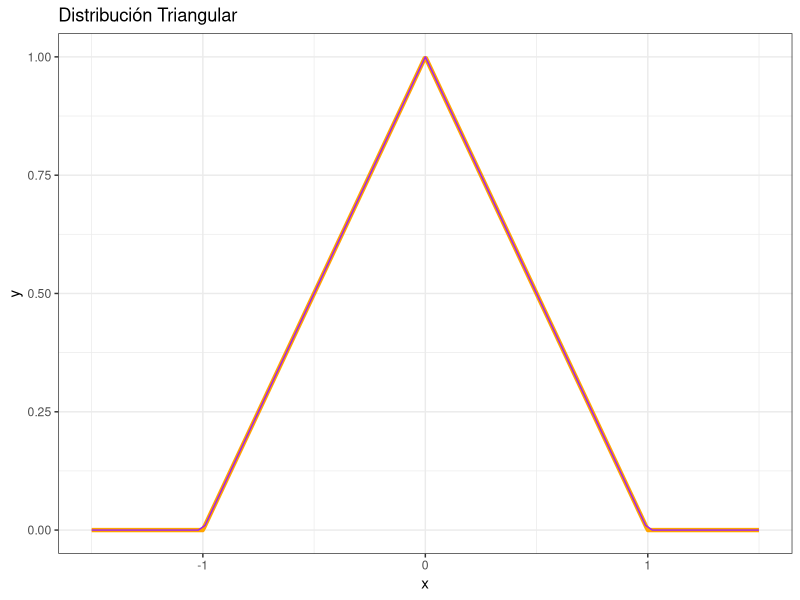
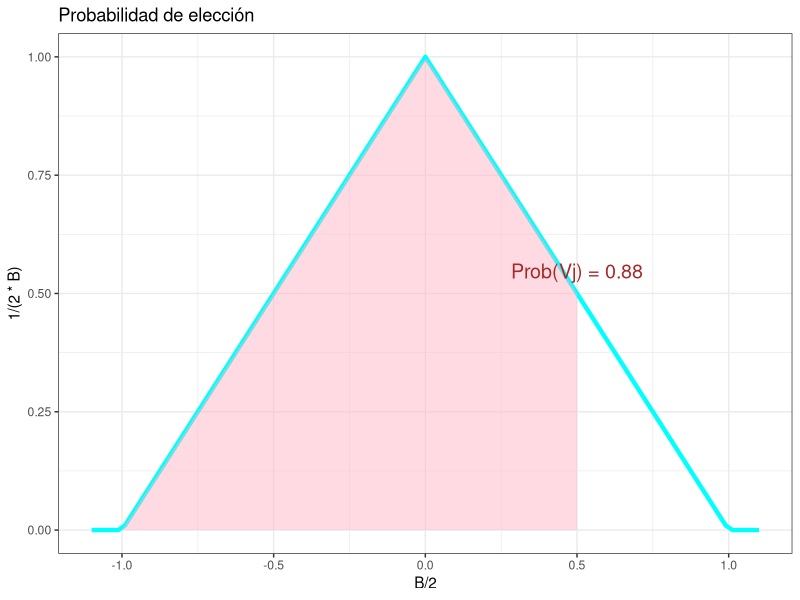

Here is the R script that generated these plots, in order:
## ---- chunk 1
knitr::opts_chunk$set(echo = TRUE)

library(tidyverse)
## ---- chunk 2
f_den <- function(x, B = 1) {
  if (x >= -B & x <= 0) {
    return(1 / B^2 * x + 1 / B)
  } else if (x > 0 & x <= B) {
    return(-1 / B^2 * x + 1 / B)
  } else {
    return(0)
  }
}

fv_den <- Vectorize(f_den, "x")

f_dis <- function(x, B = 1) {
  if (x < -B) {
    return(0)
  } else if (x >= -B & x <= 0) {
    return((x + B) * (fv_den(x) / 2))
  } else if (x > 0 & x <= B) {
    return(1 - (B - x) * fv_den(x) / 2)
  } else {
    return(0)
  }
}



utility <- function(Vi, Vj, epsilon_i, epsilon_j) {
  return(c(Vi + epsilon_i, Vj + epsilon_j))
}


# Función para calcular la probabilidad de elegir la alternativa j
probabilidad_j <- function(Vi, Vj, B = 1) {
  epsilon_q <- rnorm(1, mean = 0, sd = B)
  Vji <- Vj - Vi
  prob_j <- f_dis(Vji, B)


  ggplot() +
    geom_function(fun = fv_den, color = "black", linewidth = 0.5, xlim = c(-B - 0.1, B + 0.1)) +
    stat_function(fun = fv_den, geom = "area", fill = "green", alpha = 0.5, xlim = c(-B, Vji)) +
    geom_text(aes(x = B / 2, y = 1 / (2 * B), label = paste0("Prob(Vj)=", round(prob_j, 2)))) +
    labs(title = "Probabilidad de elección de la alternativa j") +
    theme_bw()

  return(prob_j)
}


# Grafica triangular
x <- seq(-1.5, 1.5, length.out = 500)
y <- sapply(x, f_den)

ggplot() +
  geom_line(aes(x, y), color = "orange", linewidth = 1.5) +
  geom_function(fun = fv_den, color = "purple", linewidth = 0.5) +
  xlim(-1.5, 1.5) +
  labs(title = "Distribución Triangular") +
  theme_bw()

#Proba de eligir J
Vj <- 6
Vi <- 5.5
prob_j <- probabilidad_j(Vi, Vj)
prob_j



#Grafica de choice
decision <- function(Vj, Vi, B = 1) {
  Vji <- Vj - Vi
  PVj <- f_dis(Vji, B)

  ggplot() +
    geom_function(fun = fv_den, color = "cyan", linewidth = 1.5, xlim = c(-B - 0.1, B + 0.1)) +
    stat_function(fun = fv_den, geom = "area", fill = "pink1", alpha = 0.5, xlim = c(-B, Vji)) +
    geom_text(aes(x = B / 2, y = 1 / (2 * B), label = paste0("Prob(Vj) = ", round(PVj, 2))),
              vjust = -1, size = 5, color = "brown") +
    labs(title = "Probabilidad de elección") +
    theme_bw()
}

decision(Vj = 6, Vi =5.5, B = 1)
